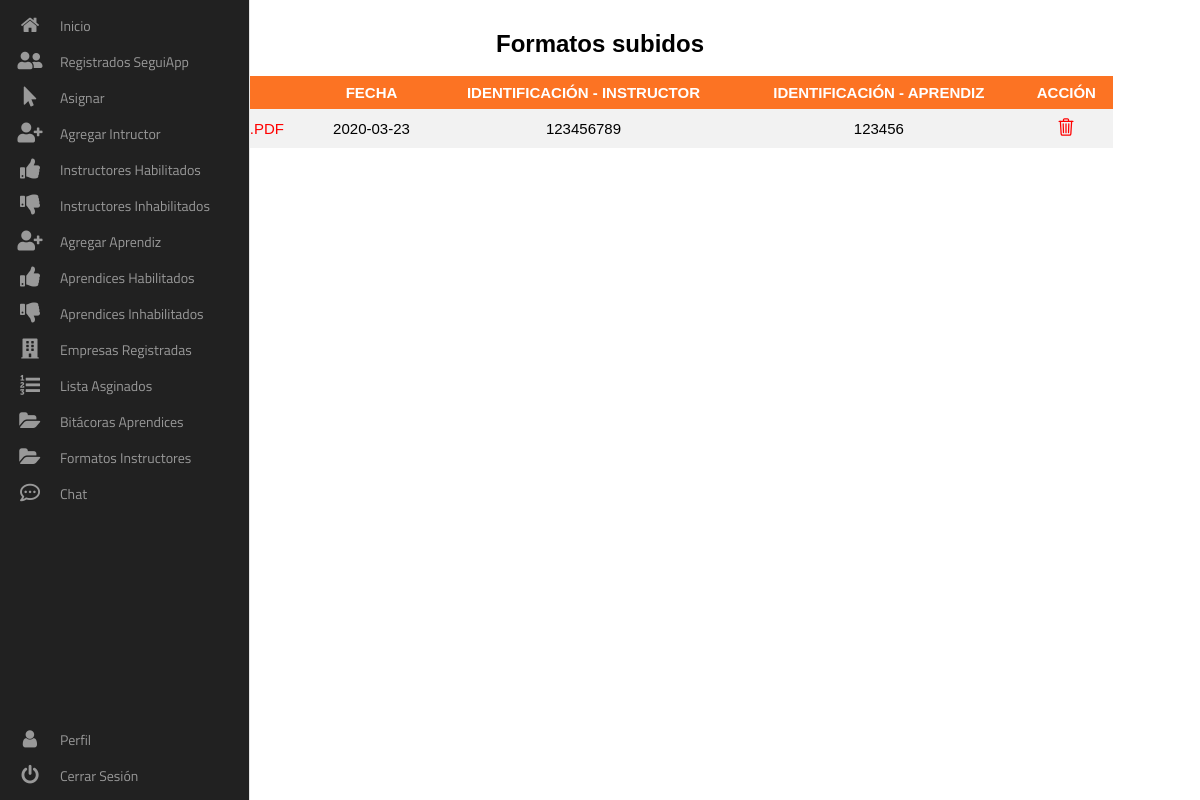
The page /views/administrador/informesInstructores (signed in) on the database its author committed.
### tables this page shows
CREATE TABLE IF NOT EXISTS `tbl_informe` (
  `id_informe` int(11) NOT NULL AUTO_INCREMENT,
  `id_instructor` varchar(10) DEFAULT NULL,
  `id_a` int(10) NOT NULL,
  `archivo` varchar(255) DEFAULT NULL,
  `fecha` date NOT NULL,
  `tipo` varchar(50) NOT NULL,
  PRIMARY KEY (`id_informe`),
  KEY `id_instructor` (`id_instructor`)
);

### views/administrador/informesInstructores.php (the view, shortened to what this page needs)
<?php
    $id = $_SESSION['admin'];
    if(!isset($id)){
        header("location:../../");
    } else {
?>
    <!DOCTYPE html>
    <html lang="es">
    <head>
        <link rel="stylesheet" href="../../assets/icons/css/all.min.css" />
        <link rel="stylesheet" href="./css/archivos.css" />
    </head>
    <body>
        <?php require_once ('./header/header.php'); ?>
        <main>
        <h2>Formatos subidos</h2>
            <br />
            <center>
                <table class="table">
                    <tr>
                        <th>Formatos</th>
                        <th>Fecha</th>
                        <th>Identificación - Instructor</th>
                        <th>Identificación - Aprendiz</th>
                        <th>Acción</th>
                    </tr>
                    <tr>
                    <?php
                     include '../../database/conexion.php';
                        $sql = "SELECT * FROM tbl_informe";
                        $resultado = mysqli_query($conexion, $sql);
                        while ($fila = mysqli_fetch_assoc($resultado)) {
                        ?>
                            <td><a href="includes/verInforme?id_informe=<?=$fila['id_informe']?>"><?=$fila['archivo']?></a></td>
                            <td><?=$fila['fecha']?></td>
                            <td><?=$fila['id_instructor']?></td>
                            <td><?=$fila['id_a']?></td>
                            <td><a href="includes/eliminarInforme.php?id_informe=<?=$fila['id_informe']?>"><ion-icon name='trash-outline' class='eliminar' title='Eliminar' id='confirm'></ion-icon></a>
                            </td>
                    </tr>
                    <?php } ?>
                </table>
            </center>
        </main>
    </body>
    </html>
<?php } ?>

### views/administrador/css/archivos.css (style rules this page uses)
table { text-align: center; border-collapse: collapse; width: 90%; padding: 50px; text-transform: uppercase; font-size: 15px; }
th, td { text-align: center; padding: 8px; }
tr:nth-child(even) { background-color: #f2f2f2 }
th { background-color: #FC7323; color: white; }
td > a { text-decoration: none; color: red; }

### views/administrador/css/styles.css (style rules this page uses)
* { margin: 0; padding: 0; box-sizing: border-box; font-family: sans-serif; }
main { text-align: center; padding: 30px; }
.eliminar { font-size: 20px; color: red; }

### rows shown on the page
tbl_informe: fecha "2020-03-23", id_instructor "123456789", id_a "123456"
